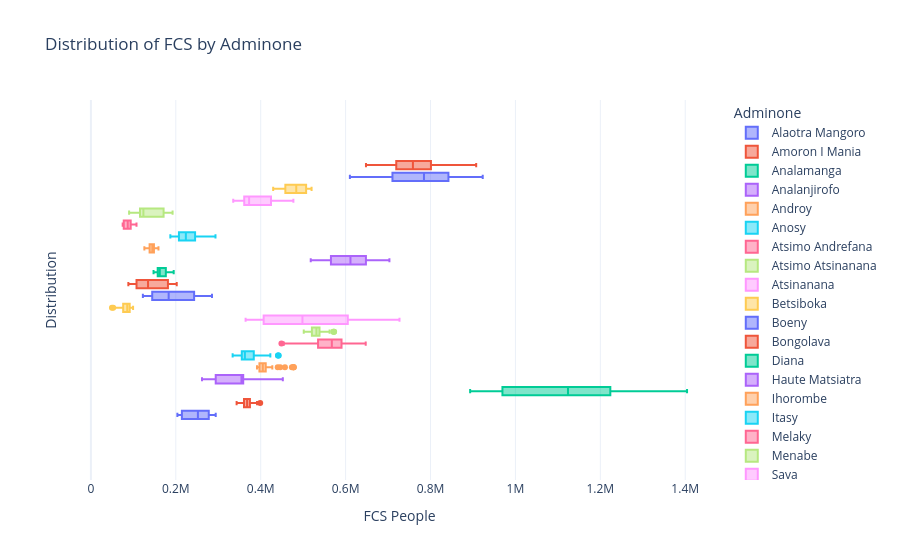

Notebook code cell kept with this figure:
### Code cell
def plot_box_fcs(df):
    fig = px.box(
        df,
        x="fcs people",
        color="adminone",
        title="Distribution of FCS by Adminone"
    )
    fig.update_layout(
        xaxis_title="FCS People",
        yaxis_title="Distribution",
        legend_title="Adminone",
        template="plotly_white"
    )
    fig.show()

# Appel de la fonction
plot_box_fcs(df)
